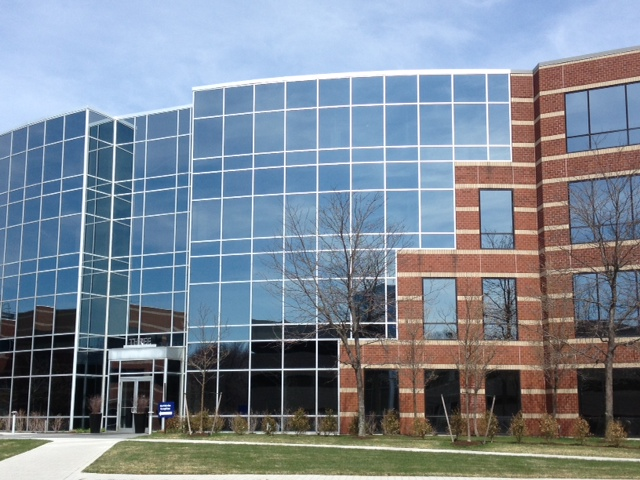
#> input picture deep-learning/images/building2.jpg, 640 x 480 px
$ python -i from_scractch_using_cv_libraries.py   (imports and definitions only)
#> lines starting #> are read from the running program, lines starting #| are printed output that depends on the picture; after the words box and inside, x2 and y2 are one past the last pixel; in counts of white or black regions, pixels touching at a corner belong together
#> further down, picture is the input picture: shape (480, 640, 3); mean B, G, R 148.3, 135.5, 124.8
# Importing necessary libraries
import streamlit as st
import numpy as np
import cv2
import os
from PIL import Image
from io import BytesIO

# Crop black borders from the stitched panorama
def crop_black_borders(image):
    gray = cv2.cvtColor(image, cv2.COLOR_BGR2GRAY)
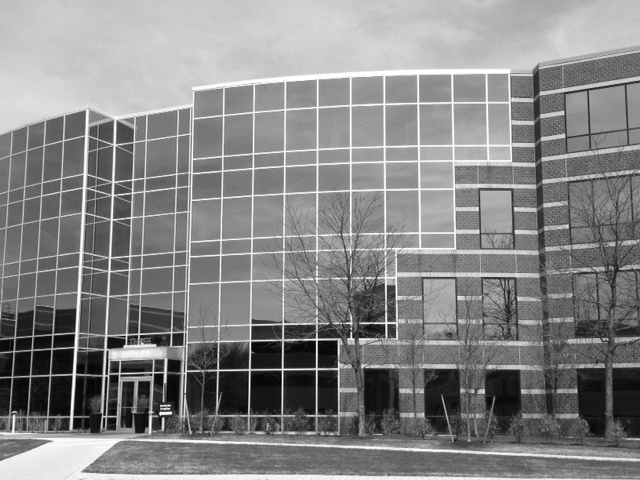
#> gray: shape (480, 640); min 1, max 255, mean 133.7
    _, thresh = cv2.threshold(gray, 1, 255, cv2.THRESH_BINARY)
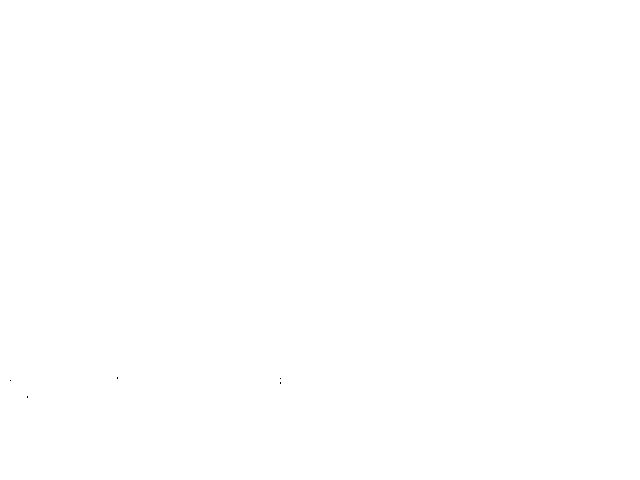
#> thresh: shape (480, 640); 100% white; black in thin lines or dots, all inside (x1, y1, x2, y2) = (10, 377, 281, 398)
    contours, _ = cv2.findContours(thresh, cv2.RETR_EXTERNAL, cv2.CHAIN_APPROX_SIMPLE)
#> contours = [[[0, 0], [0, 479], [639, 479], [639, 0]]]
    if not contours:
        return image
    cnt = max(contours, key=cv2.contourArea)
#> cnt = [[0, 0], [0, 479], [639, 479], [639, 0]]
    x, y, w, h = cv2.boundingRect(cnt)
#> x = 0; y = 0; w = 640; h = 480
    return image[y:y+h, x:x+w]

# Feather blending function
# [96 lines left out: functions feather_blend, stitch_pair_sift_with_blending, stitch_images_sequence, main, not called in this run]

# if __name__ == "__main__":
#     main()
# [1 line not run here, left out]

>>> import cv2
>>> picture = cv2.imread('../deep-learning/images/building2.jpg')
>>> result = crop_black_borders(picture)

$ run again, on deep-learning/images/building_3.jpg
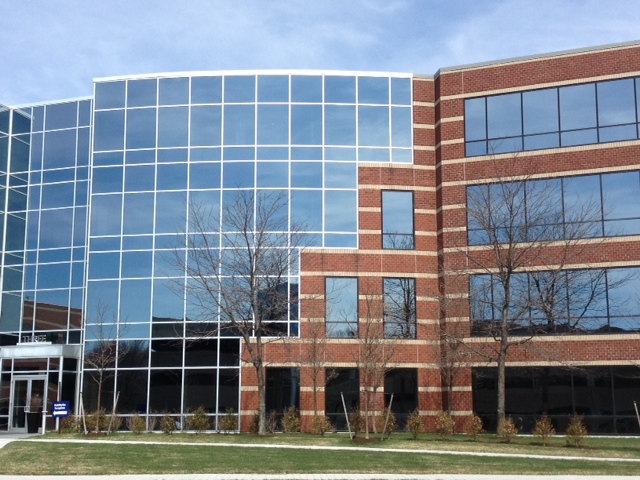
#> input picture deep-learning/images/building_3.jpg, 640 x 480 px
#> picture is the input picture: shape (480, 640, 3); mean B, G, R 144.9, 133.7, 125.2
#> in crop_black_borders, `gray = cv2.cvtColor(image, cv2.COLOR_BGR2GRAY)`:
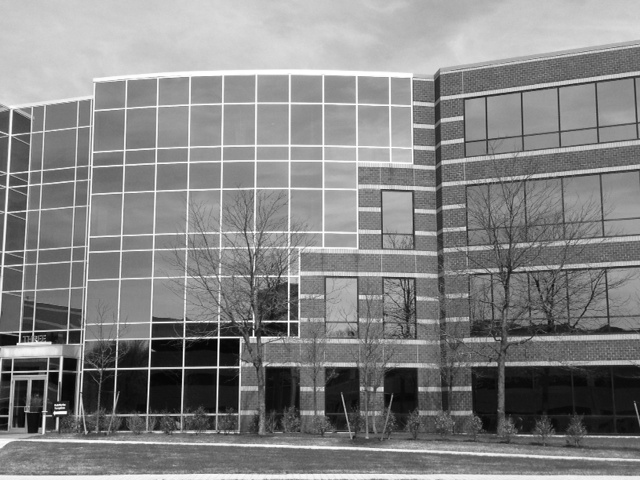
#> gray: shape (480, 640); min 1, max 255, mean 132.4
#> thresh: shape (480, 640); 100% white; black in thin lines or dots, all inside (x1, y1, x2, y2) = (62, 342, 217, 393)
#> contours = [[[0, 0], [0, 479], [639, 479], [639, 0]]]
#> cnt = [[0, 0], [0, 479], [639, 479], [639, 0]]
#> x = 0; w = 640; h = 480

$ run again, on deep-learning/images/room_1.jpg
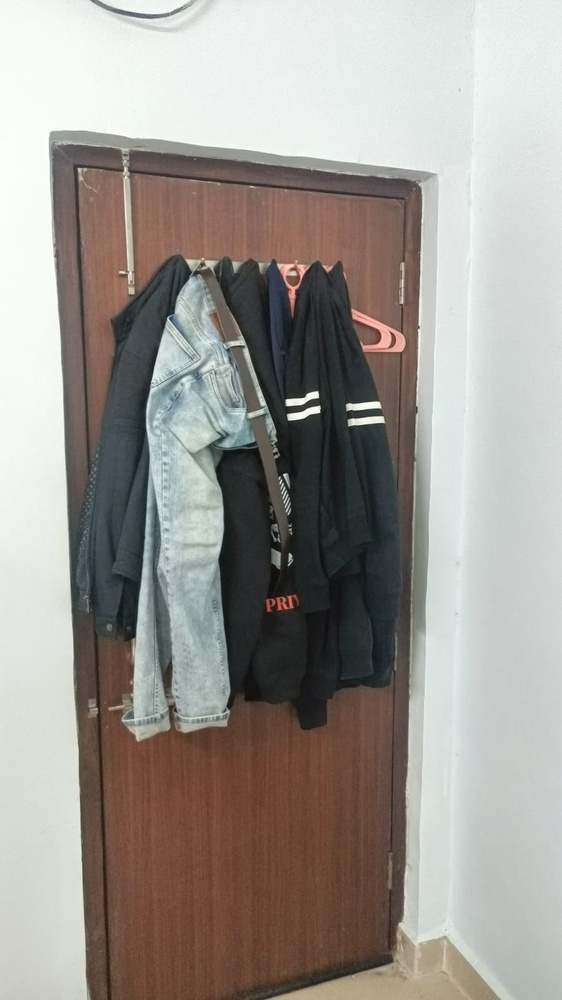
#> input picture deep-learning/images/room_1.jpg, 562 x 1000 px, shrunk from 900 x 1600 before the run
#> picture is the input picture: shape (1000, 562, 3); mean B, G, R 147.1, 152.6, 157.3
#> in crop_black_borders, `gray = cv2.cvtColor(image, cv2.COLOR_BGR2GRAY)`:
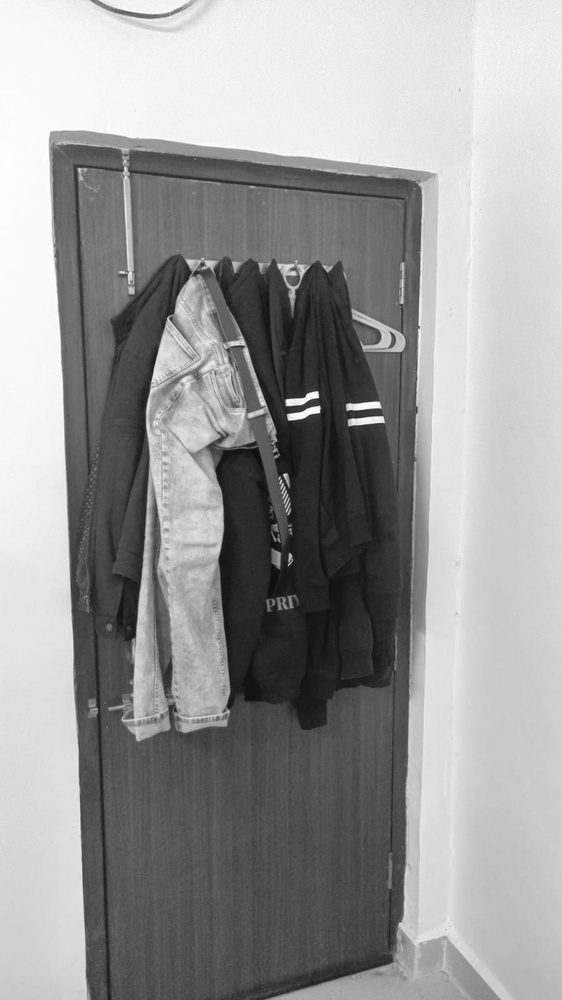
#> gray: shape (1000, 562); min 10, max 255, mean 153.4
#> thresh: shape (1000, 562); every value is 255
#> contours = [[[0, 0], [0, 999], [561, 999], [561, 0]]]
#> cnt = [[0, 0], [0, 999], [561, 999], [561, 0]]
#> x = 0; w = 562; h = 1000
